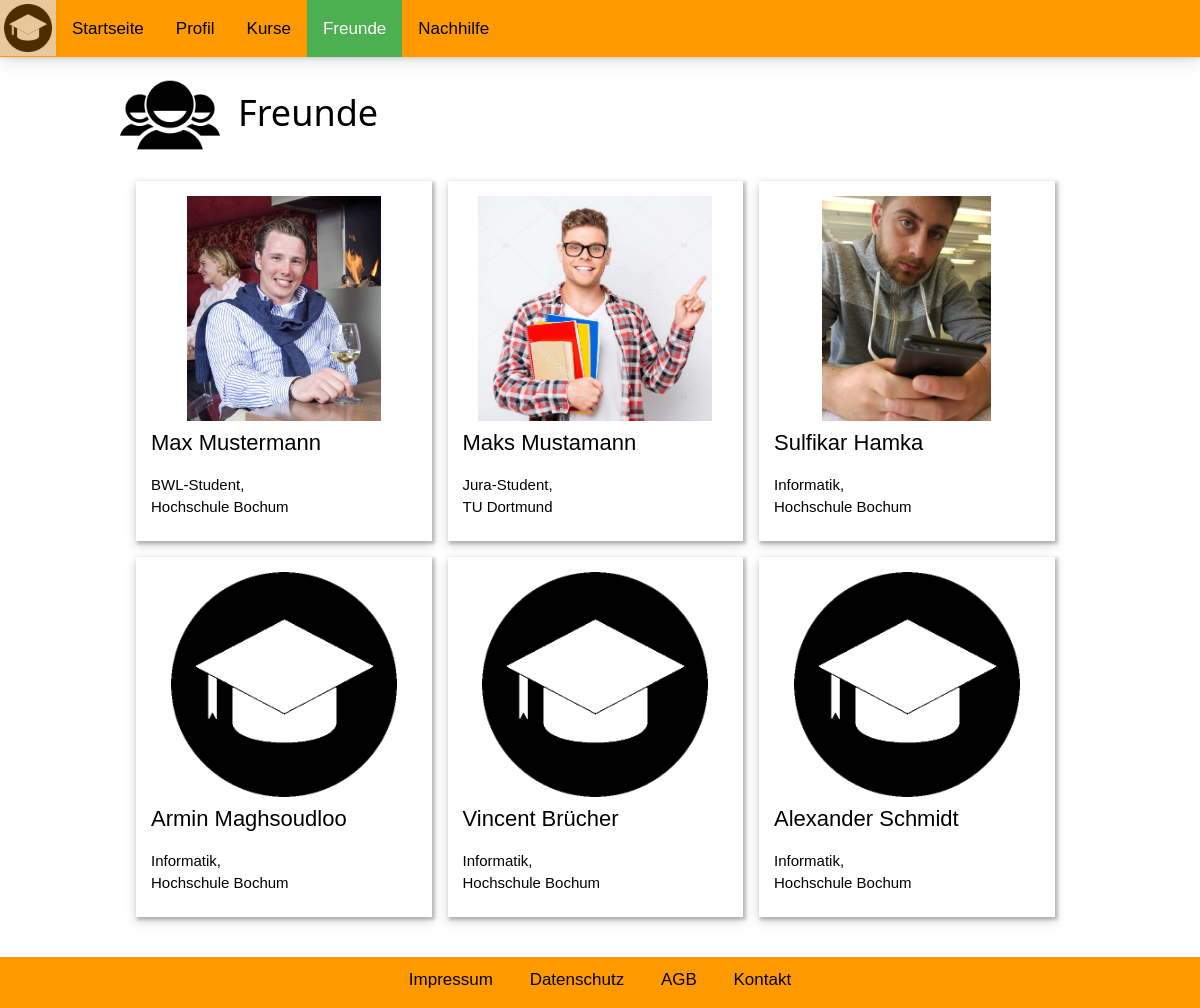
Page /FreundeUebersicht.php (signed in) on the earlier database version.
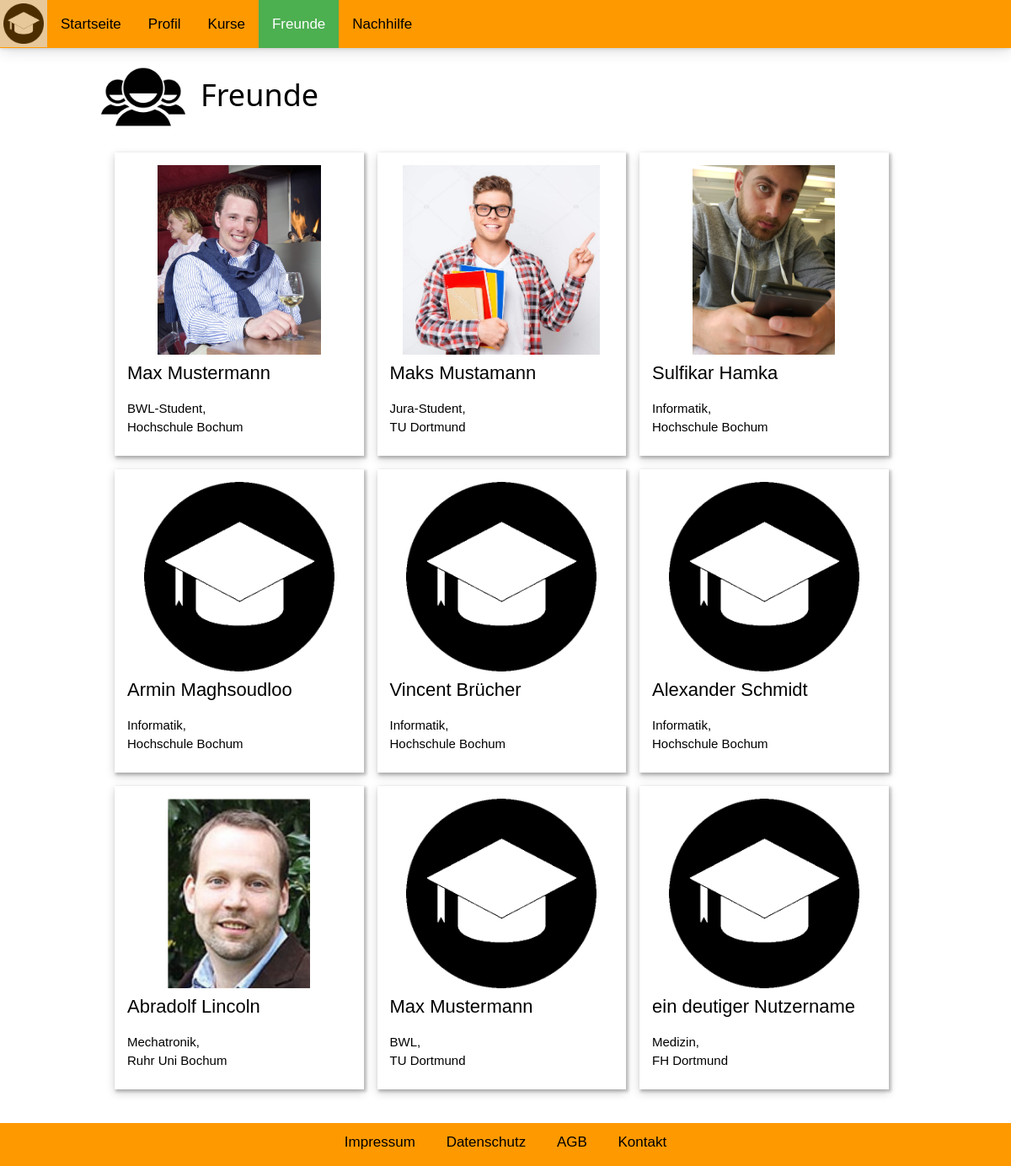
Same page on the later database version.
### tables this page shows
CREATE TABLE `user` (
  `name` varchar(255) NOT NULL,
  `passwort` varchar(255) NOT NULL,
  `email` varchar(255) NOT NULL,
  `userID` int(11) NOT NULL,
  `uni` varchar(255) NOT NULL,
  `fach` varchar(255) NOT NULL,
  `beschreibung` varchar(1024) NOT NULL,
  `bild` varchar(200) NOT NULL
);

### FreundeUebersicht.php (the view, shortened to what this page needs)
<!DOCTYPE html>
<html>
<head>
    <link rel="stylesheet" href="styler.css">
</head>
<body>
    <div class="topnav" id="myTopnav">
        <a href="Startseite.php" id="logo"><img src="logo.png" alt="John" style="width:48px"></a>
        <div class="topbartexte" id="topbartexte">
            <a href="Startseite.php">Startseite</a>
            <a href="Profil.php">Profil</a>
            <a href="KurseUebersicht.php">Kurse</a>
            <a class="active" href="FreundeUebersicht.php">Freunde</a>
            <a href="Nachhilfe.php">Nachhilfe</a>
        </div>
    </div>
    <p class="headerabstand"></p>
    <div class="footerContent">
        <a href="impressum.php">Impressum</a>
        <a href="datenschutz.php">Datenschutz</a>
        <a href="datenschutz.php">AGB</a>
        <a href="impressum.php">Kontakt</a>
    </div>
    <div id="FreundeUebersicht">
        <div id="FreundeUeberschriftDiv">
            <div class="nebeneinander">
                <img id="FreundeLogo" src="freunde.png" width="100em">
            </div>
            <div class="nebeneinander">
                <h1 id="FreundeUeberschrift">Freunde</h1>
            </div>
        </div>
        <div class="row">
            <div class="column">
                <div class="content">
                    <img class="Profilbild" src="bwlJustus.jpg" alt="Profilbild">
                    <a href="Freund.php">Max Mustermann</a>
                    <p>BWL-Student,<br/>Hochschule Bochum</p>
                </div>
            </div>
            <div class="column">
                <div class="content">
                    <img class="Profilbild" src="froherStudent.jpg" alt="Profilbild">
                    <a href="Freund.php">Maks Mustamann</a>
                    <p>Jura-Student,<br/>TU Dortmund</p>
                </div>
            </div>
            <div class="column">
                <div class="content">
                    <img class="Profilbild" src="sulf.jpeg" alt="Profilbild">
                    <a href="Freund.php">Sulfikar Hamka</a>
                    <p>Informatik,<br/>Hochschule Bochum</p>
                </div>
            </div>
            <div class="column">
                <div class="content">
                    <img class="Profilbild" src="logo.png" alt="Profilbild">
                    <a href="Freund.php">Armin Maghsoudloo</a>
                    <p>Informatik,<br/>Hochschule Bochum</p>
                </div>
            </div>
            <div class="column">
                <div class="content">
                    <img class="Profilbild" src="logo.png" alt="Profilbild">
                    <a href="Freund.php">Vincent Br&uumlcher</a>
                    <p>Informatik,<br/>Hochschule Bochum</p>
                </div>
            </div>
            <div class="column">
                <div class="content">
                    <img class="Profilbild" src="logo.png" alt="Profilbild">
                    <a href="Freund.php">Alexander Schmidt</a>
                    <p>Informatik,<br/>Hochschule Bochum</p>
                </div>
            </div>
            <?php
                $userID = $_SESSION["userID"];
                $db = mysqli_connect("localhost", "root", "", "studentenfuerstudenten");
                $sql = "SELECT userID2 FROM freund WHERE userID1='$userID'";
                $_res = mysqli_query($db, $sql);
                while($_row = mysqli_fetch_assoc($_res)){
                    $_freundID = $_row["userID2"];
                    $_sql = "SELECT * FROM user WHERE userID='$_freundID'";
                    $_erg = mysqli_query($db, $_sql);
                    while($_zeile = $_erg->fetch_assoc()){
                        $_freundName = $_zeile["name"];
                        $_uni = $_zeile["uni"];
                        $_fach = $_zeile["fach"];
                        $_bild = $_zeile["bild"];
                        echo "<div class='column'>";
                        echo "<div class='content'>";
                        if(empty($_bild)){
                            echo "<img class='Profilbild' src='logo.png' alt='Profilbild'>";
                        }
                        else{
                            echo "<img class='Profilbild' src='profilbilder/".$_bild."' alt='Profilbild'>";
                        }
                        echo "<a href='Freund.php'>".$_freundName."</a>";
                        echo "<p>".$_fach.",<br/>".$_uni."</p>";
                        echo "</div>";
                        echo "</div>";
                    }
                }
            ?>
        </div>
    </div>
</body>
</html>

### styler.css (style rules this page uses)
html { box-sizing: border-box }
*, *:before, *:after { box-sizing: inherit }
html { -ms-text-size-adjust: 100%; -webkit-text-size-adjust: 100% }
body { margin: 0; }
a { background-color: transparent; -webkit-text-decoration-skip: objects }
img { border-style: none }
html, body { font-family: Verdana, sans-serif; font-size: 15px; line-height: 1.5 }
html { overflow-x: hidden }
h1 { font-size: 36px }
h1, h2, h3, h4, h5, h6 { font-family: "Segoe UI", Arial, sans-serif; font-weight: 400; margin: 0; }
img { vertical-align: middle }
a { color: inherit }
.topnav { background-color: #ff9900; overflow: hidden; position: fixed; top: 0; width: 100%; z-index: 100000; box-shadow: 0 0 5px 0 rgba(0, 0, 0, 0.2), 0 0 20px 0 rgba(0, 0, 0, 0.19); }
.topnav a { float: left; color: #000000; text-align: center; padding: 15.5px 16px; text-decoration: none; font-size: 17px; }
.topnav a.active { background-color: #4CAF50; color: white; }
.column { float: left; width: 33.33%; }
.row:after { content: ""; display: table; clear: both; }
a { text-decoration: none; font-size: 22px; color: black; }
* { box-sizing: border-box; }
#logo { margin: 0px; padding: 4px }
@media (min-width: 961px) { #topbartexte { display: inherit; } }
.headerabstand { font-size: 1px; padding-bottom: 55px; }
.footerContent { background-color: #ff9900; position: fixed; bottom: 0px; height: 3em; padding: 0.6em; text-align: center; width: 100%; font-size: 17px; }
.footerContent a { color: black; padding: 14px 16px; font-size: 17px; }

### FreundeUebersicht.php (style rules this page uses)
.row, .row>.column { padding: 8px; }
.column { float: left; width: 25%; }
.row:after { content: ""; display: table; clear: both; }
.content { height: 24em; background-color: white; padding: 1em; box-shadow: 2px 2px 3px 1px rgba(0, 0, 0, 0.2), 0 4px 10px 0 rgba(0, 0, 0, 0.19) }
.Profilbild { display: block; margin: 0 auto 5px auto; height: auto; width: auto; max-width: 100%; max-height: 15em; }
@media screen and (max-width: 1200px) { .column { width: 33%; } }
#FreundeUebersicht { width: 80%; max-width: 960; margin: 0 auto 5em auto; }
#FreundeUeberschriftDiv:after { content: ""; display: table; clear: both; }
.nebeneinander { float: left; }
#FreundeLogo { margin: 0.5em 0 0 0; }
#FreundeUeberschrift { margin: 0.8em 0 0 0.5em; }

Differences in the rows shown:
added user: bild (picture), name "Abradolf Lincoln", fach "Mechatronik", uni "Ruhr Uni Bochum"
added user: name "Max Mustermann", fach "BWL", uni "TU Dortmund"
added user: name "ein deutiger Nutzername", fach "Medizin", uni "FH Dortmund"
